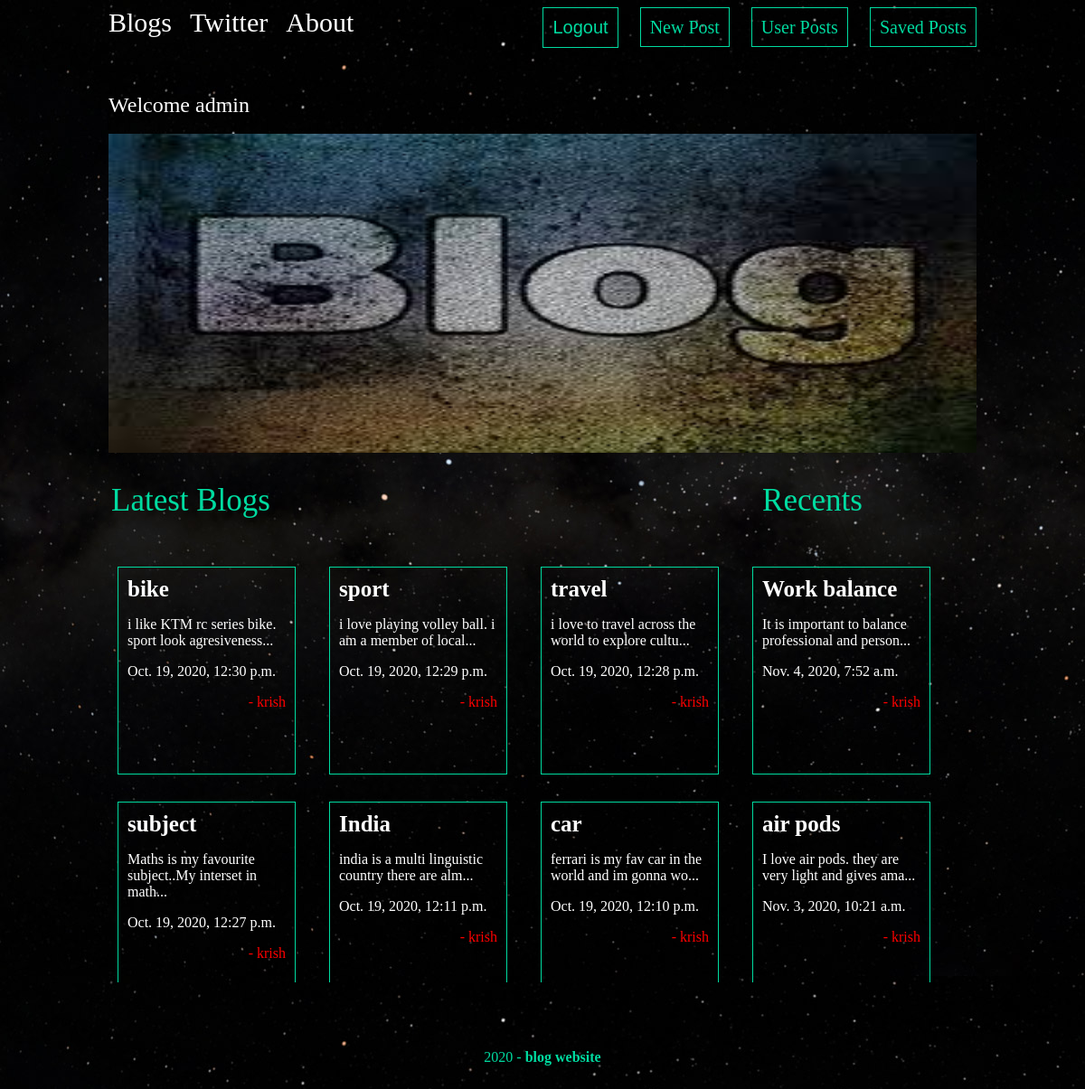
Screenshot of /Posts/ (signed in) with the database file from the repository.
### posts/models.py (models this page shows, shortened)
class Post(models.Model):
    title = models.CharField(max_length=100)
    body = models.TextField()
    date = models.DateTimeField(auto_now_add=True)
    thumb = models.ImageField(default="default.jpg",blank=True)
    author = models.ForeignKey(User,default=None,on_delete=models.CASCADE)
    def snippet(self):
        return self.body[:50] + '...'

### posts/views.py (the view)
def posts_list(request):
    posts = Post.objects.all().order_by('date')
    rem = len(posts)//3
    old_post = posts[:len(posts)-rem+1]
    old_post.reverse()
    recent_post = posts[len(posts)-rem+1:len(posts)]
    recent_post.reverse()
    user = None
    user_auth = request.user.is_authenticated
    if user_auth:
        user = request.user
    return render(request,'posts/posts_list.html',{'old_post':old_post,'user':user,'recent_post':recent_post})

### posts/templates/posts/posts_list.html
{% extends 'base_layout.html' %}
{% block contents %}
    {% if user != None %}
    <h2>Welcome {{user}}</h2>
    {% else %}
    <h2>Welcome</h2>
    {% endif %}
    <br>
    <img src="/media/default.jpg" id="main_img">
    <div class="all-posts">
    <table>
        <tr>
            <td id="i1"><h1>Latest Blogs</h1></td>
            <td id="i2"><h1>Recents</h1></td>
        </tr>
    </table>
    <div class="posts">
        {% for post in old_post %}
        <div class="post">
            <h3><a href="{% url 'posts:detail' name=post.title %}">{{post.title}}</a></h3>
            <p>{{post.snippet}}</p>
            <p>{{post.date}}</p>
            <p class="author">- {{post.author}}</p>
        </div>
        {% endfor %}
    </div>
    <div class="recent-posts">
        {% for post in recent_post %}
        <div class="recent-post">
            <h3><a href="{% url 'posts:detail' name=post.title %}">{{post.title}}</a></h3>
            <p>{{post.snippet}}</p>
            <p>{{post.date}}</p>
            <p class="author">- {{post.author}}</p>
        </div>
        {% endfor %}
    </div>
    </div>
{% endblock %}

### assets/css.css (style rules this page uses)
body { background-image:url(bg.jpg); color:#fff; }
h1,h2,h3,h4,h5 { font-weight:normal; margin:0; }
a,a:hover,a:visited { color:#fff; text-decoration:none; }
div.wrapper h1 { margin:30px auto; font-size:35px; color: #00dba0; }
.all-posts table { width:100%; }
#i1 { width:70%; }
#i2 { width:23%; }
.all-posts { width: 100%; height:650px; margin: 0 auto; }
.recent-posts,.posts { display:grid; padding: 20px 20px 20px 10px; overflow:scroll; grid-gap:30px; }
.recent-post,.post { padding:10px; width: 175px; height:200px; border: 1px solid #00dba0; position:relative; padding-bottom:18px; }
.recent-post h3,.post h3 { font-size:25px; font-weight:bold; }
.posts { width:70%; height:440px; grid-template-columns: 1fr 1fr 1fr; float:left; }
.recent-posts { width:22%; height:440px; grid-template-columns: 1fr; }
#main_img { width:100%; height:45%; position:relative; }
.author { text-align:right; color:red; }

### rows the page displays
Post: title "bike", snippet "i like KTM rc series bike. sport look agresiveness...", date "Oct. 19, 2020, 12:30 p.m.", author "krish"
Post: title "sport", snippet "i love playing volley ball. i am a member of local...", date "Oct. 19, 2020, 12:29 p.m.", author "krish"
Post: title "travel", snippet "i love to travel across the world to explore cultu...", date "Oct. 19, 2020, 12:28 p.m.", author "krish"
Post: title "subject", snippet "Maths is my favourite subject..My interset in math...", date "Oct. 19, 2020, 12:27 p.m.", author "krish"
Post: title "India", snippet "india is a multi linguistic country there are alm...", date "Oct. 19, 2020, 12:11 p.m.", author "krish"
Post: title "car", snippet "ferrari is my fav car in the world and im gonna wo...", date "Oct. 19, 2020, 12:10 p.m.", author "krish"
Post: title "Work balance", snippet "It is important to balance professional and person...", date "Nov. 4, 2020, 7:52 a.m.", author "krish"
Post: title "air pods", snippet "I love air pods. they are very light and gives ama...", date "Nov. 3, 2020, 10:21 a.m.", author "krish"

### other values shown
{{ user }} "admin"
